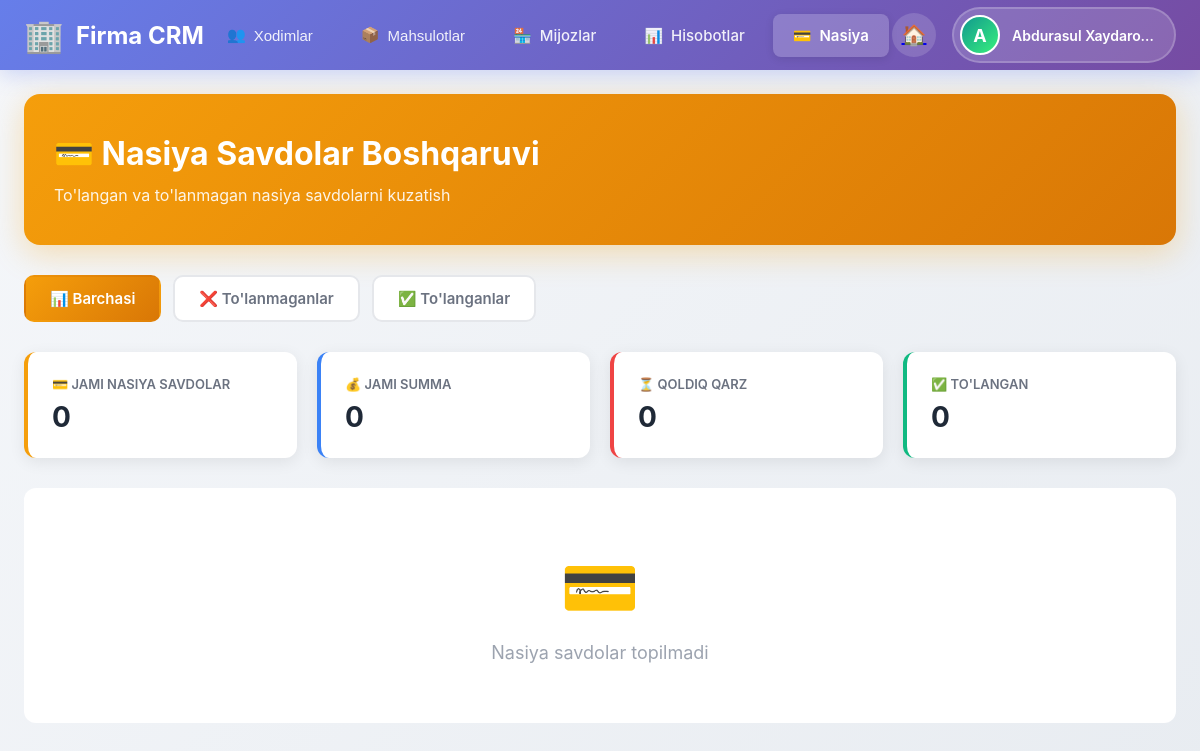
The app's page /nasiya-savdolar/ (signed in), older data.
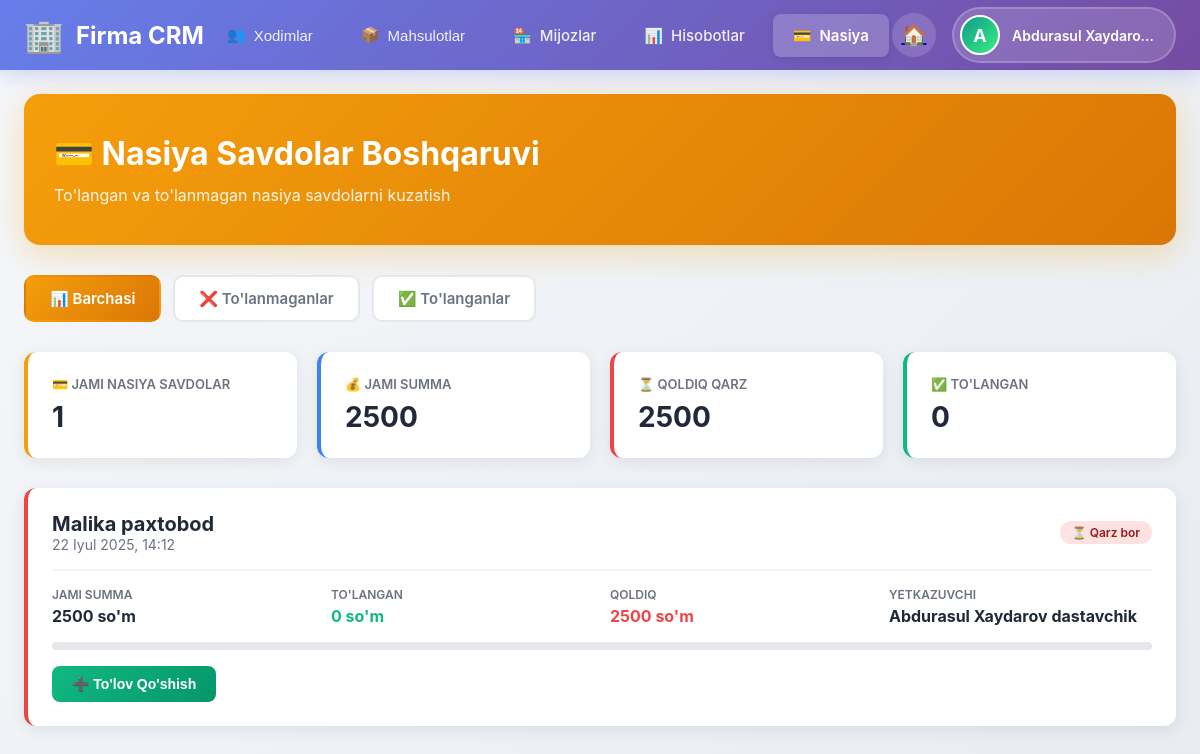
The same page, newer data.
### main/models.py (models this page shows, shortened)
class Savdo(models.Model):
    ST_CHOICES = (
        ('naqd', 'Naqd'),
        ('karta', 'Karta'),
        ('nasiya', 'Nasiya'),
    )
    haridor_dukon = models.ForeignKey(HaridorDukon, on_delete=models.CASCADE)
    yetkazib_beruvchi = models.ForeignKey(YetkazibBeruvchi, on_delete=models.CASCADE)
    vaqt_sana = models.DateTimeField(auto_now_add=True)
    oluvchining_ismi = models.CharField(max_length=255)
    smm = models.TextField(verbose_name="Sotilgan mahsulot miqdori", blank=True, null=True)
    smr = models.ImageField(upload_to='savdo/')
    st = models.CharField(max_length=20, choices=ST_CHOICES)
    summa=models.FloatField(null=True, blank=True)
    tulandi = models.BooleanField(default=False)
    tasdiq_kutilmoqda = models.BooleanField(default=False)

class HaridorDukon(models.Model):
    nomi = models.CharField(max_length=255)
    egasi = models.CharField(max_length=255)
    joylashuvi = models.TextField()
    latitude = models.FloatField(null=True, blank=True)  # Kenglik
    longitude = models.FloatField(null=True, blank=True)  # Uzunlik
    dukon_rasmi = models.ImageField(upload_to='dukons/')
    egasining_rasmi = models.ImageField(upload_to='egalar/')

class YetkazibBeruvchi(models.Model):
    user = models.OneToOneField(User, on_delete=models.CASCADE)
    tuliq_ismi = models.CharField(max_length=255)
    rasmi = models.ImageField(upload_to='yetkazib/')
    bmh = models.TextField(verbose_name="Biriktirilgan mashina haqida")
    bmr = models.ImageField(upload_to='mashina_rasmlar/')
    mahsulotlar = models.TextField(null=True, blank=True)

### main/nasiya_views.py (the view)
# urls.py: path('nasiya-savdolar/', nasiya_savdolar_view, name='nasiya_savdolar'),
@login_required(login_url='login')
def nasiya_savdolar_view(request):
    if request.user.type != 'ega':
        return redirect('main')
    nasiya_savdolar = Savdo.objects.filter(st='nasiya').order_by('-vaqt_sana')
    status_filter = request.GET.get('status', 'all')  # all, paid, unpaid
    if status_filter == 'paid':
        nasiya_savdolar = nasiya_savdolar.filter(tulandi=True)
    elif status_filter == 'unpaid':
        nasiya_savdolar = nasiya_savdolar.filter(tulandi=False)
    nasiya_list = []
    total_debt = 0
    total_paid_amount = 0
    for savdo in nasiya_savdolar:
        payments = NasiyaTolov.objects.filter(savdo=savdo).order_by('-tolov_sanasi')
        total_payments = sum([p.tolov_summasi for p in payments])
        remaining = (savdo.summa or 0) - total_payments
        nasiya_list.append({
            'savdo': savdo,
            'payments': payments,
            'total_payments': total_payments,
            'remaining': remaining,
            'is_fully_paid': remaining <= 0
        })
        if remaining > 0:
            total_debt += remaining
        total_paid_amount += total_payments
    total_nasiya_count = nasiya_savdolar.count()
    total_nasiya_amount = sum([s.summa or 0 for s in nasiya_savdolar])
    paid_count = nasiya_savdolar.filter(tulandi=True).count()
    unpaid_count = nasiya_savdolar.filter(tulandi=False).count()
    context = {
        'nasiya_list': nasiya_list,
        'status_filter': status_filter,
        'total_nasiya_count': total_nasiya_count,
        'total_nasiya_amount': total_nasiya_amount,
        'total_debt': total_debt,
        'total_paid_amount': total_paid_amount,
        'paid_count': paid_count,
        'unpaid_count': unpaid_count,
    }
    return render(request, 'nasiya_savdolar.html', context)

### main/models.py (called while the page is built)
    @property
    def rasmi(self):
        if self.type == 'yetkazib_beruvchi':
            try:
                return YetkazibBeruvchi.objects.get(user=self).rasmi.url
            except YetkazibBeruvchi.DoesNotExist:
                return None
        elif self.type == 'pazanda':
            try:
                return Pazanda.objects.get(user=self).rasmi.url
            except Pazanda.DoesNotExist:
                return None
        return None

### main/templates/nasiya_savdolar.html (shortened to what this page needs)
{% extends 'egabase.html' %}
{% load static %}
{% block content %}
<div class="page-header">
    <h1>💳 Nasiya Savdolar Boshqaruvi</h1>
    <p>To'langan va to'lanmagan nasiya savdolarni kuzatish</p>
</div>
<div class="filter-tabs">
    <a href="?status=all" class="filter-tab {% if status_filter == 'all' %}active{% endif %}">
        📊 Barchasi
    </a>
    <a href="?status=unpaid" class="filter-tab {% if status_filter == 'unpaid' %}active{% endif %}">
        ❌ To'lanmaganlar
    </a>
    <a href="?status=paid" class="filter-tab {% if status_filter == 'paid' %}active{% endif %}">
        ✅ To'langanlar
    </a>
</div>
<div class="stats-grid">
    <div class="stat-card warning">
        <div class="stat-label">💳 Jami Nasiya Savdolar</div>
        <div class="stat-value">{{ total_nasiya_count }}</div>
    </div>
    <div class="stat-card info">
        <div class="stat-label">💰 Jami Summa</div>
        <div class="stat-value">{{ total_nasiya_amount|floatformat:0 }}</div>
    </div>
    <div class="stat-card danger">
        <div class="stat-label">⏳ Qoldiq Qarz</div>
        <div class="stat-value">{{ total_debt|floatformat:0 }}</div>
    </div>
    <div class="stat-card success">
        <div class="stat-label">✅ To'langan</div>
        <div class="stat-value">{{ total_paid_amount|floatformat:0 }}</div>
    </div>
</div>
{% for item in nasiya_list %}
<div class="credit-card {% if item.is_fully_paid %}paid{% else %}unpaid{% endif %}">
    <div class="credit-header">
        <div>
            <div class="credit-client">{{ item.savdo.haridor_dukon.nomi }}</div>
            <div class="credit-date">{{ item.savdo.vaqt_sana|date:"d F Y, H:i" }}</div>
        </div>
        <div>
            {% if item.is_fully_paid %}
            <span class="badge success">✅ To'langan</span>
            {% else %}
            <span class="badge danger">⏳ Qarz bor</span>
            {% endif %}
        </div>
    </div>
    <div class="credit-info">
        <div class="info-item">
            <span class="info-label">Jami Summa</span>
            <span class="info-value">{{ item.savdo.summa|floatformat:0 }} so'm</span>
        </div>
        <div class="info-item">
            <span class="info-label">To'langan</span>
            <span class="info-value paid">{{ item.total_payments|floatformat:0 }} so'm</span>
        </div>
        <div class="info-item">
            <span class="info-label">Qoldiq</span>
            <span class="info-value debt">{{ item.remaining|floatformat:0 }} so'm</span>
        </div>
        <div class="info-item">
            <span class="info-label">Yetkazuvchi</span>
            <span class="info-value">{{ item.savdo.yetkazib_beruvchi.tuliq_ismi }}</span>
        </div>
    </div>
    {% if item.savdo.summa > 0 %}
    <div class="progress-bar">
    </div>
    {% endif %}
    {% if not item.is_fully_paid %}
    <button class="btn-add-payment"
        onclick="openPaymentModal({{ item.savdo.id }}, '{{ item.savdo.haridor_dukon.nomi }}', {{ item.remaining }})">
        ➕ To'lov Qo'shish
    </button>
    {% endif %}
</div>
{% empty %}
<div style="text-align: center; padding: 60px; background: white; border-radius: 12px;">
    <div style="font-size: 64px; margin-bottom: 16px;">💳</div>
    <p style="color: #9ca3af; font-size: 18px;">Nasiya savdolar topilmadi</p>
</div>
{% endfor %}
{% endblock %}

Row changes from the older to the newer data that the page shows:
added Savdo: savdo.haridor_dukon.nomi "Malika paxtobod", savdo.vaqt_sana "22 Iyul 2025, 14:12", savdo.summa "2500", total_payments "0", remaining "2500", savdo.yetkazib_beruvchi.tuliq_ismi "Abdurasul Xaydarov dastavchik"
Text that changed along with them:
{{ total_nasiya_count }}: "0" → "1"
{{ total_nasiya_amount|floatformat:0 }}: "0" → "2500"
{{ total_debt|floatformat:0 }}: "0" → "2500"
text no longer shown: "💳 Nasiya savdolar topilmadi"
